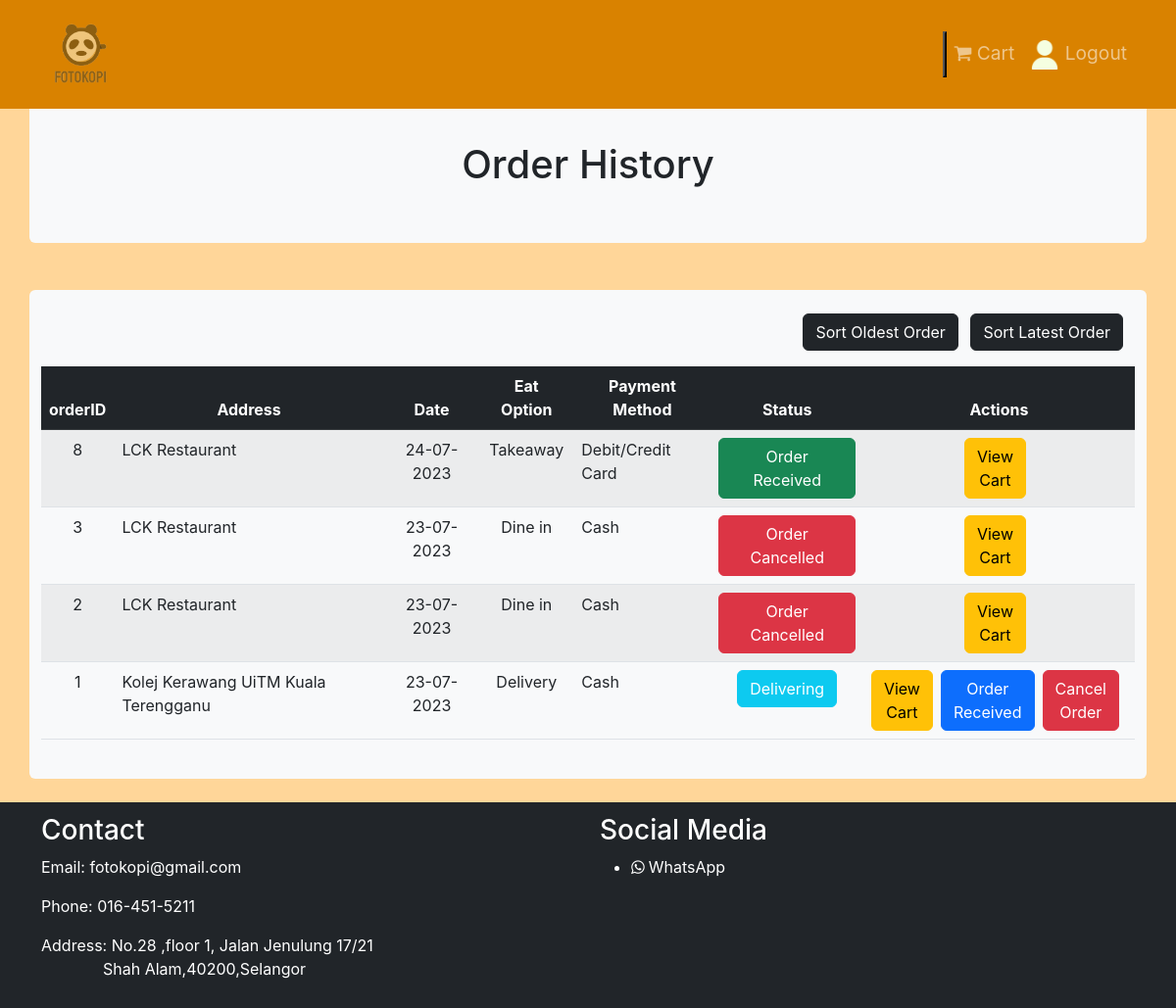
Screenshot of /Cust_Page/custOrder.php?id=1 with the database file from the repository.
### tables this page shows
CREATE TABLE `ordermenu` (
  `orderID` int(10) UNSIGNED NOT NULL,
  `custID` int(10) UNSIGNED NOT NULL,
  `orderAddress` varchar(255) DEFAULT NULL,
  `orderDate` varchar(20) NOT NULL,
  `eatOption` varchar(30) NOT NULL,
  `paymentMethod` varchar(30) NOT NULL,
  `orderStatus` varchar(40) NOT NULL,
  `grandTotal` decimal(10,2) NOT NULL
);

### Cust_Page/custOrder.php (the view, shortened to what this page needs)
<?php
include('partials/navbar.php');
$id = $_GET['id'];
?>
<div class="container bg-light p-5 my-5 jumbotron rounded">
    <h1><center>Order History</center></h1>
</div>
<div class="container bg-light rounded">
    <div class="container">
        <br>
        <div class="d-flex justify-content-between align-items-center mb-3">
            <br>
            <div>
                <button class="btn btn-dark me-2" onclick="sortTable(true)">Sort Oldest Order</button>
                <button class="btn btn-dark" onclick="sortTable(false)">Sort Latest Order</button>
            </div>
        </div>
    </div>
    <table class="table table-striped">
        <thead class="table-dark">
            <th class="text-center">orderID</th>
            <th class="text-center">Address</th>
            <th class="text-center">Date</th>
            <th class="text-center">Eat Option</th>
            <th class="text-center">Payment Method</th>
            <th class="text-center">Status</th>
            <th class="text-center">Actions</th>
        </thead>
        <tbody>
            <?php
            $sql = "SELECT * FROM ordermenu WHERE custID = $id ORDER BY orderID DESC";
            $res = mysqli_query($conn, $sql);
            if ($res == TRUE) {
                $count = mysqli_num_rows($res);
                if ($count > 0) {
                    while ($rows = mysqli_fetch_assoc($res)) {
                        $orderID = $rows['orderID'];
                        $orderAddress = $rows['orderAddress'];
                        $orderDate = $rows['orderDate'];
                        $eatOption = $rows['eatOption'];
                        $paymentMethod = $rows['paymentMethod'];
                        $orderStatus = $rows['orderStatus'];
                        $hideActions = false;
                        if ($orderStatus == "Order Received" || $orderStatus == "Order Cancelled") {
                            $hideActions = true;
                        }
                        ?>
                        <tr>
                            <td class="text-center"><?php echo $orderID; ?></td>
                            <td><?php echo !empty($orderAddress) ? $orderAddress : "none"; ?></td>
                            <td class="text-center"><?php echo $orderDate; ?></td>
                            <td class="text-center"><?php echo $eatOption; ?></td>
                            <td><?php echo $paymentMethod; ?></td>
                            <td class="text-center">
                                <?php
                                $statusClass = "";
                                switch ($orderStatus) {
                                    case "Delivering":
                                        $statusClass = "btn btn-info text-white";
                                        break;
                                    case "Order Received":
                                        $statusClass = "btn btn-success";
                                        break;
                                    case "Order Cancelled":
                                        $statusClass = "btn btn-danger";
                                        break;
                                }
                                ?>
                                <button class="<?php echo $statusClass; ?>"><?php echo $orderStatus; ?></button>
                            </td>
                            <td class="text-center">
                                <div class="d-flex justify-content-center">
                                    <a href="<?php echo SITEURL; ?>Cust_Page/viewCart.php?id=<?php echo $id; ?>&orderID=<?php echo $orderID ?>" class="btn btn-warning me-2">View<br>Cart</a>
                                    <?php if (!$hideActions) { ?>
                                        <button type="button" class="btn btn-primary me-2" data-bs-toggle="modal" data-bs-target="#orderReceivedModal<?php echo $orderID; ?>">Order<br>Received</button>
                                        <button type="button" class="btn btn-danger me-2" data-bs-toggle="modal" data-bs-target="#cancelOrderModal<?php echo $orderID; ?>">Cancel<br>Order</button>
                                    <?php } ?>
                                </div>
                            </td>
                        </tr>
            <?php
                    }
                }
            }
            ?>
        </tbody>
    </table>
    <br>
</div>
<br>
<?php
include('partials/footer.php');
?>

### Cust_Page/cust.css (style rules this page uses)
.wholeBg { background-color: rgba(255, 214, 153, 1); }
* { margin: 0; padding: 0; font-family: -apple-system, BlinkMacSystemFont, 'Segoe UI', Roboto, Oxygen, Ubuntu, Cantarell, 'Open Sans', 'Helvetica Neue', sans-serif; }

### rows the page displays
ordermenu: orderID "8", orderAddress "LCK Restaurant", orderDate "24-07-2023", eatOption "Takeaway", paymentMethod "Debit/Credit Card", orderStatus "Order Received"
ordermenu: orderID "3", orderAddress "LCK Restaurant", orderDate "23-07-2023", eatOption "Dine in", paymentMethod "Cash", orderStatus "Order Cancelled"
ordermenu: orderID "2", orderAddress "LCK Restaurant", orderDate "23-07-2023", eatOption "Dine in", paymentMethod "Cash", orderStatus "Order Cancelled"
ordermenu: orderID "1", orderAddress "Kolej Kerawang UiTM Kuala Terengganu", orderDate "23-07-2023", eatOption "Delivery", paymentMethod "Cash", orderStatus "Delivering"
